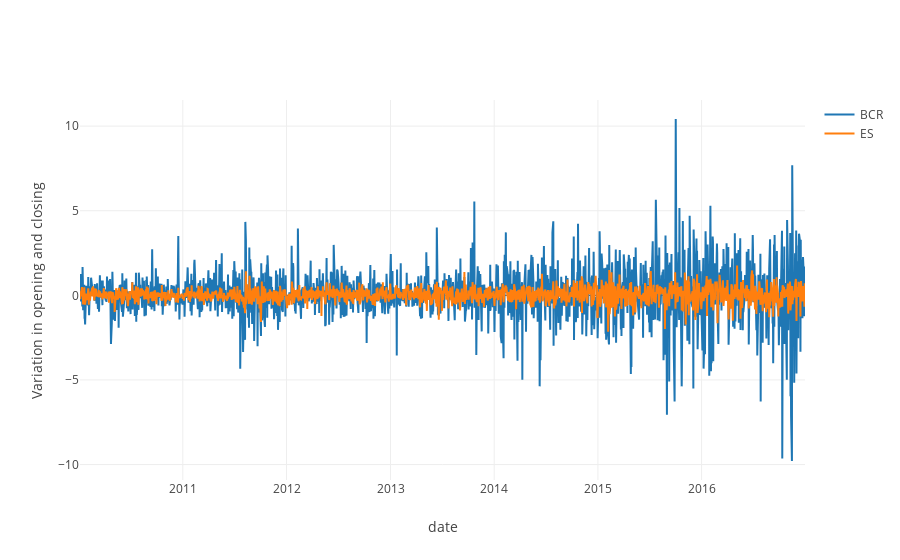

The notebook cell saved with this chart:
### Code cell
fig = {
    'data': [
          {
            'x': dfBCR.date, 
            'y': dfBCR.variation, 
            'text': dfBCR.symbol, 
            'mode': 'lines', 
            'name': 'BCR'},
        {
            'x': dfES.date, 
            'y': dfES.variation, 
            'text': dfES.symbol, 
            'mode': 'lines', 
            'name': 'ES'}
    ],
    'layout': {
        'xaxis': {'title': 'date'},
        'yaxis': {'title': "Variation in opening and closing"}
    }
}

# IPython notebook
# py.iplot(fig, filename='pandas/multiple-scatter')

plotly.offline.iplot(fig)

### Figure 1 — Plotly figure (JSON) as saved in the notebook; plotly's stock layout.template omitted (floating-point values rounded to 4 significant figures; data arrays with more than 128 entries replaced by an {"elided": "..."} marker saying what was removed)
{"data": [{"mode": "lines", "name": "BCR", "text": {"elided": "1762 str values"}, "type": "scatter", "uid": "db72a7ed-a2b3-4fe4-927e-688396c4ee6d", "x": {"elided": "1762 str values"}, "y": {"elided": "1762 float values"}}, {"mode": "lines", "name": "ES", "text": {"elided": "1762 str values"}, "type": "scatter", "uid": "5ed83add-2d3e-44ed-b37d-ce07a04f4480", "x": {"elided": "1762 str values"}, "y": {"elided": "1762 float values"}}], "layout": {"xaxis": {"title": {"text": "date"}}, "yaxis": {"title": {"text": "Variation in opening and closing"}}}}
